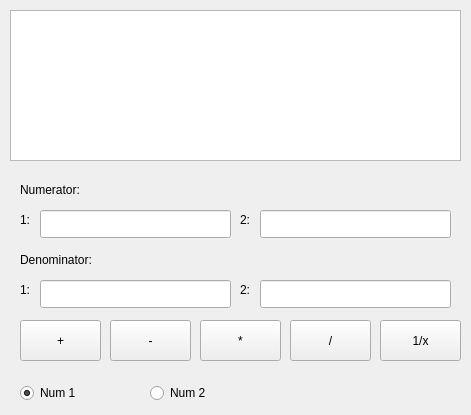
<?xml version="1.0" encoding="UTF-8"?>
<ui version="4.0">
 <class>Lab12_PNR</class>
 <widget class="QMainWindow" name="Lab12_PNR">
  <property name="geometry">
   <rect>
    <x>0</x>
    <y>0</y>
    <width>471</width>
    <height>415</height>
   </rect>
  </property>
  <property name="windowTitle">
   <string>Lab12_PNR</string>
  </property>
  <widget class="QWidget" name="centralwidget">
   <widget class="QLabel" name="lblNumerator_PNR">
    <property name="geometry">
     <rect>
      <x>20</x>
      <y>180</y>
      <width>441</width>
      <height>20</height>
     </rect>
    </property>
    <property name="text">
     <string>Numerator:</string>
    </property>
   </widget>
   <widget class="QPushButton" name="btnSub_PNR">
    <property name="geometry">
     <rect>
      <x>110</x>
      <y>320</y>
      <width>81</width>
      <height>41</height>
     </rect>
    </property>
    <property name="text">
     <string>-</string>
    </property>
   </widget>
   <widget class="QLabel" name="lbl1_2_PNR">
    <property name="geometry">
     <rect>
      <x>20</x>
      <y>280</y>
      <width>21</width>
      <height>20</height>
     </rect>
    </property>
    <property name="text">
     <string>1:</string>
    </property>
   </widget>
   <widget class="QTextEdit" name="textEdit1_PNR">
    <property name="geometry">
     <rect>
      <x>10</x>
      <y>10</y>
      <width>451</width>
      <height>151</height>
     </rect>
    </property>
    <property name="font">
     <font>
      <pointsize>12</pointsize>
     </font>
    </property>
   </widget>
   <widget class="QLabel" name="lbl2_2_PNR">
    <property name="geometry">
     <rect>
      <x>240</x>
      <y>280</y>
      <width>21</width>
      <height>20</height>
     </rect>
    </property>
    <property name="text">
     <string>2:</string>
    </property>
   </widget>
   <widget class="QLineEdit" name="lineEditNum2_PNR">
    <property name="geometry">
     <rect>
      <x>260</x>
      <y>210</y>
      <width>191</width>
      <height>28</height>
     </rect>
    </property>
   </widget>
   <widget class="QPushButton" name="btnDiv_PNR">
    <property name="geometry">
     <rect>
      <x>290</x>
      <y>320</y>
      <width>81</width>
      <height>41</height>
     </rect>
    </property>
    <property name="text">
     <string>/</string>
    </property>
   </widget>
   <widget class="QPushButton" name="btnAdd_PNR">
    <property name="geometry">
     <rect>
      <x>20</x>
      <y>320</y>
      <width>81</width>
      <height>41</height>
     </rect>
    </property>
    <property name="text">
     <string>+</string>
    </property>
   </widget>
   <widget class="QLabel" name="lbl2_1_PNR">
    <property name="geometry">
     <rect>
      <x>240</x>
      <y>210</y>
      <width>21</width>
      <height>20</height>
     </rect>
    </property>
    <property name="text">
     <string>2:</string>
    </property>
   </widget>
   <widget class="QLineEdit" name="lineEditDenom2_PNR">
    <property name="geometry">
     <rect>
      <x>260</x>
      <y>280</y>
      <width>191</width>
      <height>28</height>
     </rect>
    </property>
   </widget>
   <widget class="QPushButton" name="btnMult_PNR">
    <property name="geometry">
     <rect>
      <x>200</x>
      <y>320</y>
      <width>81</width>
      <height>41</height>
     </rect>
    </property>
    <property name="text">
     <string>*</string>
    </property>
   </widget>
   <widget class="QLineEdit" name="lineEditDenom1_PNR">
    <property name="geometry">
     <rect>
      <x>40</x>
      <y>280</y>
      <width>191</width>
      <height>28</height>
     </rect>
    </property>
   </widget>
   <widget class="QLabel" name="lblDenominator_PNR">
    <property name="geometry">
     <rect>
      <x>20</x>
      <y>250</y>
      <width>441</width>
      <height>20</height>
     </rect>
    </property>
    <property name="text">
     <string>Denominator:</string>
    </property>
   </widget>
   <widget class="QLineEdit" name="lineEditNum1_PNR">
    <property name="geometry">
     <rect>
      <x>40</x>
      <y>210</y>
      <width>191</width>
      <height>28</height>
     </rect>
    </property>
   </widget>
   <widget class="QLabel" name="lbl1_1_PNR">
    <property name="geometry">
     <rect>
      <x>20</x>
      <y>210</y>
      <width>21</width>
      <height>20</height>
     </rect>
    </property>
    <property name="text">
     <string>1:</string>
    </property>
   </widget>
   <widget class="QPushButton" name="btnInverse_PNR">
    <property name="geometry">
     <rect>
      <x>380</x>
      <y>320</y>
      <width>81</width>
      <height>41</height>
     </rect>
    </property>
    <property name="text">
     <string>1/x</string>
    </property>
   </widget>
   <widget class="QRadioButton" name="radBtnNum1_PNR">
    <property name="geometry">
     <rect>
      <x>20</x>
      <y>380</y>
      <width>112</width>
      <height>26</height>
     </rect>
    </property>
    <property name="text">
     <string>Num 1</string>
    </property>
    <property name="checked">
     <bool>true</bool>
    </property>
   </widget>
   <widget class="QRadioButton" name="radBtnNum2_PNR">
    <property name="geometry">
     <rect>
      <x>150</x>
      <y>380</y>
      <width>112</width>
      <height>26</height>
     </rect>
    </property>
    <property name="text">
     <string>Num 2</string>
    </property>
   </widget>
  </widget>
 </widget>
 <resources/>
 <connections/>
</ui>
